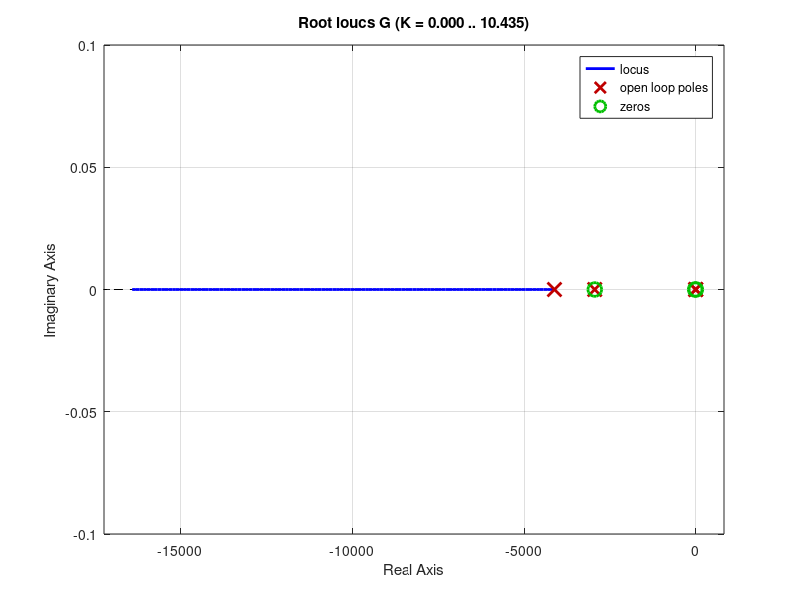

Recreate this plot in MATLAB.
Gc = tf([0.0538 1],[0.00034 1 ]);
gain=7.45
int=tf([1],[1 0]);

G0 = tf([22.6],[0.12 1 0 ])
G=Gc*int*gain
G=G/(1+G)

[gm,pm,wcg,wcp]=margin(G)
rlocus(G)


    